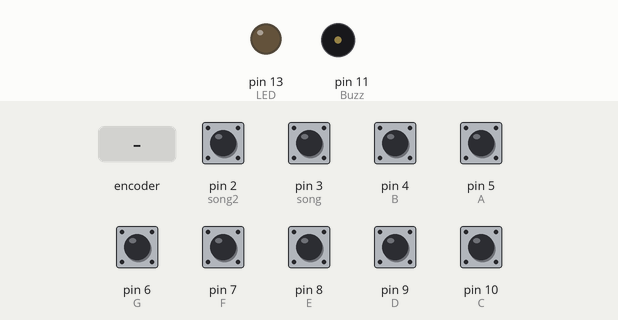
Bench run of a sketch on a simulated Arduino Uno, built with avr-gcc and run on an emulated ATmega328P. Shown: output pins drawn as LEDs (lit = HIGH), buzzer (waves = sounding). Dashed ring = blinking. Inputs (shaded band) come from the test bench; at power-on: pin 2 (song2), pin 3 (song), pin 4 (B), pin 5 (A), pin 6 (G), pin 7 (F), pin 8 (E), pin 9 (D), pin 10 (C) HIGH.

Above: at 0.8 s.
0.9 s: rotary encoder on pin 5 (A) / pin 4 (B) turned 3 steps (first pin leading)
At 1.14 s:
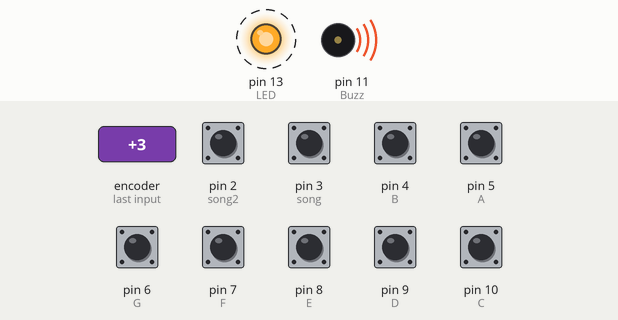
3.0 s: pin 6 (G) pulled LOW for 0.15 s
At 3.07 s:
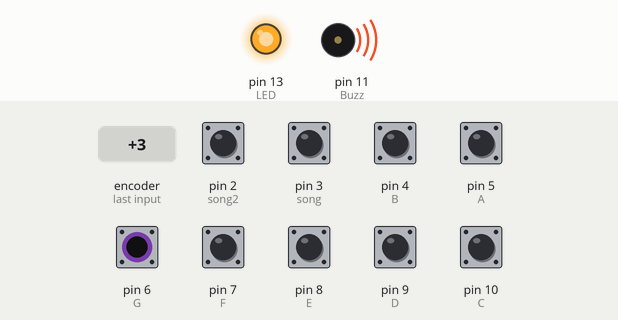
4.6 s: pin 7 (F) pulled LOW for 0.15 s
6.2 s: pin 2 (song2) pulled LOW for 1 s
At 6.52 s:
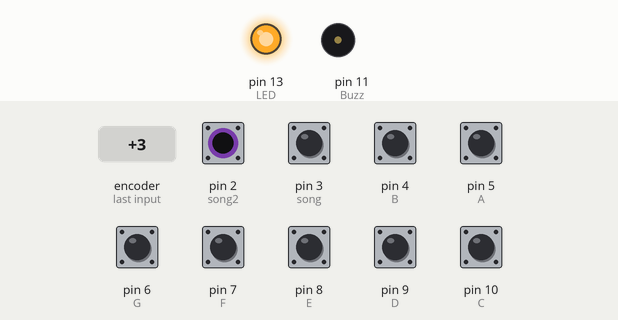
9.2 s: pin 8 (E) pulled LOW for 1 s
At 11.4 s:
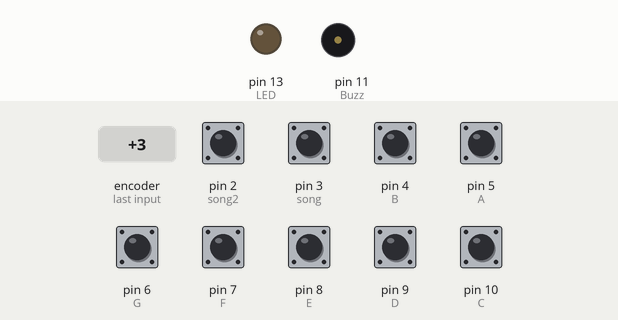
Timing chart, 0 to 12.9 s (numbered marks = the images above; inputs shaded):
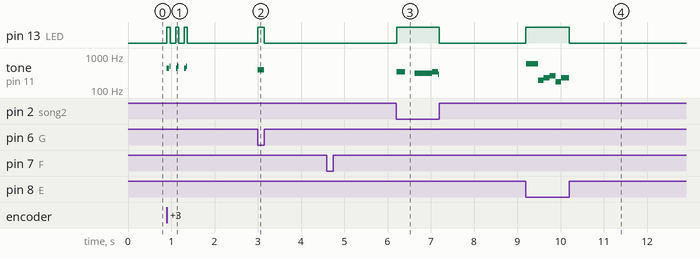

Measured:
- after the input at 0.9 s, pin 13 (LED): alternates HIGH for 0.07 s and LOW for 0.13 s, 6 changes in all, then stays LOW, starting at once; tone on pin 11 (Buzz): plays 440 Hz for 0.05 s, 493 Hz for 0.01 s, 440 Hz for 0.05 s, 493 Hz for 0.02 s, 440 Hz for 0.04 s, 493 Hz for 0.02 s, starting at once
- after the input at 3.0 s, pin 13 (LED): LOW → HIGH at once, → LOW 0.15 s later; tone on pin 11 (Buzz): silent → 392 Hz at once, → silent 0.15 s later
- after the input at 6.2 s, pin 13 (LED): LOW → HIGH at once, → LOW 0.99 s later; tone on pin 11 (Buzz): plays 349 Hz for 0.20 s, 311 Hz for 0.41 s, 349 Hz for 0.13 s, 294 Hz for 0.03 s, starting at once
- after the input at 9.2 s, pin 13 (LED): LOW → HIGH at once, → LOW 1.0 s later; tone on pin 11 (Buzz): plays 587 Hz for 0.27 s, 196 Hz for 0.14 s, 233 Hz for 0.13 s, 262 Hz for 0.14 s, 175 Hz for 0.14 s, 233 Hz for 0.18 s, starting at once

The sketch:

DIGITALORG.ino
```cpp
// Include Arduino FreeRTOS library
#include <Arduino_FreeRTOS.h>

// Include queue support
#include <queue.h>

#define T_C 262
#define T_D 294
#define T_E 330
#define T_F 370
#define T_G 392
#define T_A 440
#define T_B 493


#define NOTE_B0  31
#define NOTE_C1  33
#define NOTE_CS1 35
#define NOTE_D1  37
#define NOTE_DS1 39
#define NOTE_E1  41
#define NOTE_F1  44
#define NOTE_FS1 46
#define NOTE_G1  49
#define NOTE_GS1 52
#define NOTE_A1  55
#define NOTE_AS1 58
#define NOTE_B1  62
#define NOTE_C2  65
#define NOTE_CS2 69
#define NOTE_D2  73
#define NOTE_DS2 78
#define NOTE_E2  82
#define NOTE_F2  87
#define NOTE_FS2 93
#define NOTE_G2  98
#define NOTE_GS2 104
#define NOTE_A2  110
#define NOTE_AS2 117
#define NOTE_B2  123
#define NOTE_C3  131
#define NOTE_CS3 139
#define NOTE_D3  147
#define NOTE_DS3 156
#define NOTE_E3  165
#define NOTE_F3  175
#define NOTE_FS3 185
#define NOTE_G3  196
#define NOTE_GS3 208
#define NOTE_A3  220
#define NOTE_AS3 233
#define NOTE_B3  247
#define NOTE_C4  262
#define NOTE_CS4 277
#define NOTE_D4  294
#define NOTE_DS4 311
#define NOTE_E4  330
#define NOTE_F4  349
#define NOTE_FS4 370
#define NOTE_G4  392
#define NOTE_GS4 415
#define NOTE_A4  440
#define NOTE_AS4 466
#define NOTE_B4  494
#define NOTE_C5  523
#define NOTE_CS5 554
#define NOTE_D5  587
#define NOTE_DS5 622
#define NOTE_E5  659
#define NOTE_F5  698
#define NOTE_FS5 740
#define NOTE_G5  784
#define NOTE_GS5 831
#define NOTE_A5  880
#define NOTE_AS5 932
#define NOTE_B5  988
#define NOTE_C6  1047
#define NOTE_CS6 1109
#define NOTE_D6  1175
#define NOTE_DS6 1245
#define NOTE_E6  1319
#define NOTE_F6  1397
#define NOTE_FS6 1480
#define NOTE_G6  1568
#define NOTE_GS6 1661
#define NOTE_A6  1760
#define NOTE_AS6 1865
#define NOTE_B6  1976
#define NOTE_C7  2093
#define NOTE_CS7 2217
#define NOTE_D7  2349
#define NOTE_DS7 2489
#define NOTE_E7  2637
#define NOTE_F7  2794
#define NOTE_FS7 2960
#define NOTE_G7  3136
#define NOTE_GS7 3322
#define NOTE_A7  3520
#define NOTE_AS7 3729
#define NOTE_B7  3951
#define NOTE_C8  4186
#define NOTE_CS8 4435
#define NOTE_D8  4699
#define NOTE_DS8 4978


const int C = 10;
const int D = 9;
const int E = 8;
const int F = 7;
const int G = 6;
const int A = 5;
const int B = 4;
const int song = 3;
const int song2=2;

const int Buzz = 11;
const int LED = 13;

QueueHandle_t QUEUE;

void setup() {
  pinMode(LED, OUTPUT);


  pinMode(Buzz, OUTPUT);
  pinMode(C, INPUT);
  digitalWrite(C,HIGH);

  pinMode(D, INPUT);
  digitalWrite(D,HIGH);

  pinMode(E, INPUT);
  digitalWrite(E,HIGH);

  pinMode(F, INPUT);
  digitalWrite(F,HIGH);

  pinMode(G, INPUT);
  digitalWrite(G,HIGH);

  pinMode(A, INPUT);
  digitalWrite(A,HIGH);

  pinMode(B, INPUT);
  digitalWrite(B,HIGH);

  pinMode(song, INPUT);
  digitalWrite(song,HIGH);

  pinMode(song2, INPUT);
  digitalWrite(song2,HIGH);

  digitalWrite(LED,LOW);

  QUEUE = xQueueCreate(30,  sizeof(int) );

    xTaskCreate(GetNotes,"GETnotes", 128, NULL,0, NULL);

    xTaskCreate(PlayNotes, "PlayNotes",  128, NULL, 1,NULL);

  vTaskStartScheduler();
}


int melody1[] = {
NOTE_AS4, NOTE_C5, NOTE_AS4, NOTE_A4, NOTE_G4,  NOTE_C5, NOTE_AS4, NOTE_A4, NOTE_G4, NOTE_G4, NOTE_F4, 0, 0,
NOTE_DS4, NOTE_DS4, NOTE_F4, NOTE_D4, 0, 0, 0, NOTE_D4, NOTE_D4, NOTE_D4, NOTE_D4, NOTE_D5, NOTE_D5,
NOTE_G3, NOTE_AS3, NOTE_C4, NOTE_G3, NOTE_G3, NOTE_AS3, NOTE_AS4, NOTE_A4, NOTE_A4, NOTE_A4, NOTE_AS4, NOTE_AS4,
NOTE_G3, NOTE_AS3, NOTE_C4, NOTE_G3, NOTE_G3, NOTE_AS3,
};

int melody2[] = {
NOTE_AS4, NOTE_C5, NOTE_AS4, NOTE_A4, NOTE_G4,  NOTE_C5, NOTE_AS4, NOTE_A4, NOTE_G4, NOTE_G4, NOTE_F4, 0, 0,
NOTE_DS4, NOTE_DS4, NOTE_F4, NOTE_D4, NOTE_G3, NOTE_AS3, NOTE_C4, NOTE_F3, NOTE_AS3, NOTE_A3, NOTE_F3,
NOTE_D4, NOTE_D4, NOTE_D4, NOTE_D5, NOTE_D5,
NOTE_G3, NOTE_AS3, NOTE_C4, NOTE_F3, NOTE_AS3, NOTE_G3, NOTE_AS4, NOTE_A4, NOTE_A4, NOTE_A4, NOTE_AS4, NOTE_AS4,
};


float noteDurations1[] = {

4.5, 2.25, 2.25, 4.5, 2.25, 2.25, 2.25, 2.25, 2.25, 4.5, 3, 9, 4.5,
4.5, 2.25, 4.5, 2.25, 1.125, 2.25, 4.5, 4.5, 2.25, 4.5, 2.25, 4.5, 2.25,
4.5, 4.5, 4.5, 2.25, 4.5, 4.5, 4.5, 2.25, 4.5, 2.25, 4.5, 2,
4.5, 4.5, 4.5, 2.25, 4.5, 4.5,};


float noteDurations2[] = {
4.5, 2.25, 2.25, 4.5, 2.25, 2.25, 2.25, 2.25, 2.25, 4.5, 3, 9, 4.5,
4.5, 2.25, 4.5, 4.5, 4.5, 4.5, 4.5, 4.5, 3, 3, 4.5,
2.25, 4.5, 2.25, 4.5, 2.25,
4.5, 4.5, 4.5, 4.5, 2.25, 4.5, 4.5, 2.25, 4.5, 2.25, 4.5, 2.25,

} ;


void loop() {


}


int C_inQueue = 0;
int D_inQueue= 0;
int E_inQueue= 0;
int F_inQueue = 0;
int G_inQueue = 0;
int A_inQueue = 0;
int B_inQueue = 0;
int sonG_inQueue=0;
int sonG2_inQueue=0;
void GetNotes(void *pvParameters)
{
  (void) pvParameters;
  while (1)
  {

    while (digitalRead(C) == LOW && C_inQueue == 0) {
      int c_int = T_C;
      xQueueSend(QUEUE,&c_int, portMAX_DELAY);
      C_inQueue = 1;
    }


    while (digitalRead(D) == LOW && D_inQueue== 0) {
      int d_int = T_D;
      xQueueSend(QUEUE,&d_int, portMAX_DELAY);
      D_inQueue= 1;
    }


    while (digitalRead(E) == LOW && E_inQueue== 0) {
      int e_int = T_E;
      xQueueSend(QUEUE,&e_int, portMAX_DELAY);
      E_inQueue= 1;
    }


    while (digitalRead(F) == LOW && F_inQueue == 0) {
      int f_int = T_F;
      xQueueSend(QUEUE, &f_int, portMAX_DELAY);
      F_inQueue = 1;
    }

    while (digitalRead(G) == LOW && G_inQueue == 0) {
      int g_int = T_G;
      xQueueSend(QUEUE, &g_int, portMAX_DELAY);
      G_inQueue = 1;
    }


    while (digitalRead(A) == LOW && A_inQueue == 0) {
      int a_int = T_A;
      xQueueSend(QUEUE, &a_int, portMAX_DELAY);
      A_inQueue = 1;
    }


    while (digitalRead(B) == LOW && B_inQueue == 0) {
      int b_int = T_B;
      xQueueSend(QUEUE, & b_int , portMAX_DELAY);
      B_inQueue = 1;
    }

    while(digitalRead(song) ==LOW  && sonG_inQueue == 0) {
      int order= song;
      xQueueSend(QUEUE, &order, portMAX_DELAY);
      sonG_inQueue=1;
  }
    while(digitalRead(song2) ==LOW  && sonG2_inQueue == 0) {
      int order2= song2;
      xQueueSend(QUEUE, &order2, portMAX_DELAY);
      sonG2_inQueue=1;
  }

    while (digitalRead(C) == LOW && C_inQueue == 1) {
       digitalWrite(LED,HIGH);
    }

     while (digitalRead(D) == LOW && D_inQueue== 1) {
       digitalWrite(LED,HIGH);
    }
        while (digitalRead(E) == LOW && E_inQueue== 1) {
       digitalWrite(LED,HIGH);
    }
        while (digitalRead(E) == LOW && F_inQueue == 1) {
       digitalWrite(LED,HIGH);
    }
        while (digitalRead(G) == LOW && G_inQueue == 1) {
       digitalWrite(LED,HIGH);
    }
   while (digitalRead(A) == LOW && A_inQueue == 1) {
       digitalWrite(LED,HIGH);
    }

      while (digitalRead(B) == LOW && B_inQueue == 1) {
       digitalWrite(LED,HIGH);
    }
      while (digitalRead(song) == LOW &&  sonG_inQueue == 1) {

    }
          while (digitalRead(song2) == LOW &&  sonG2_inQueue == 1) {

    }

    noTone(Buzz);
    digitalWrite(LED,LOW);
    C_inQueue = 0;
    D_inQueue= 0;
    E_inQueue= 0;
    F_inQueue = 0;
    G_inQueue = 0;
    A_inQueue = 0;
    B_inQueue = 0;
    sonG_inQueue=0;
    sonG2_inQueue=0;
  }
}

void PlayNotes(void *pvParameters)
{
  (void) pvParameters;
  int Queue_out = 0;

  while (1)
  {
    Queue_out = 0;

    if (xQueueReceive(QUEUE, &Queue_out, portMAX_DELAY) == pdTRUE) {
      if(Queue_out==3){ // FIrst melody
        Queue_out = 0;
        digitalWrite(LED,HIGH);
                  for (int thisNote=0; thisNote <20; thisNote++) {
                  int noteDuration = 600 / noteDurations1[thisNote];
                  tone(Buzz, melody1[thisNote], noteDuration);
                  int pauseBetweenNotes = noteDuration ;
                  delay(pauseBetweenNotes);
                    }digitalWrite(LED,LOW);
        }
        else if (Queue_out==2){
          digitalWrite(LED,HIGH);
                  Queue_out = 0;
                  for (int thisNote=10; thisNote <40; thisNote++) {
                  int noteDuration = 600 / noteDurations2[thisNote];
                  tone(Buzz, melody2[thisNote], noteDuration);
                  int pauseBetweenNotes = noteDuration ;
                  delay(pauseBetweenNotes);
                    }digitalWrite(LED,LOW);

          }

       else
       tone(Buzz,Queue_out);

    }

//    vTaskDelay(1);
  }
}
```
